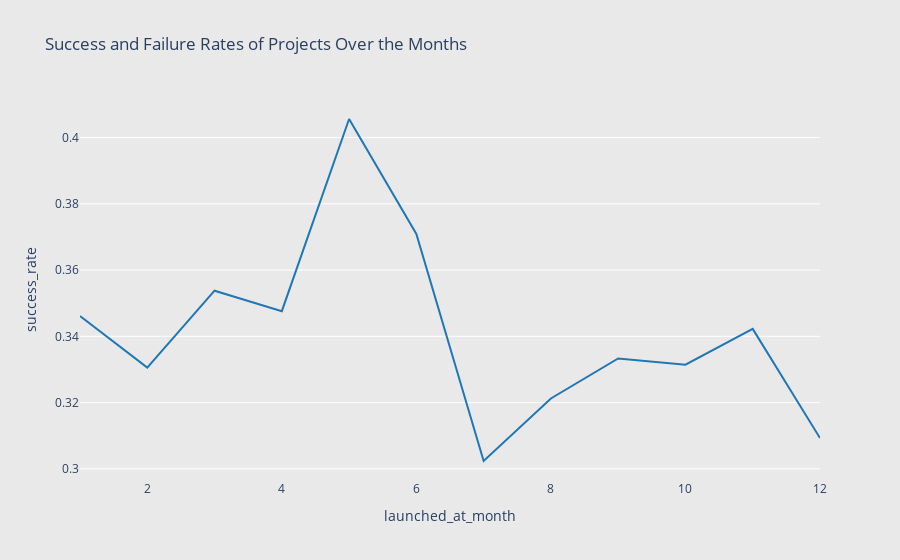

Here is the notebook cell this chart was saved with:
### Markdown cell above
Monthly Trend of Success Rate

### Code cell
monthly_state_counts = df.groupby(['launched_at_month', 'state']).size().unstack(fill_value=0)
monthly_state_counts['success_rate'] = monthly_state_counts['successful'] / (monthly_state_counts['successful'] + monthly_state_counts['failed'])

# Creating a line plot for success rate and failure rate over the years
fig = px.line(monthly_state_counts, x=monthly_state_counts.index, y='success_rate',
              title='Success and Failure Rates of Projects Over the Months',
              color_discrete_sequence=['#1f77b4'])

# format the layout
fig.update_layout(
    xaxis=dict(showgrid=False, zeroline=False),
    yaxis=dict(zeroline=False, gridcolor='white'),
    paper_bgcolor='rgb(233,233,233)',
    plot_bgcolor='rgb(233,233,233)',
)

# Show the plot
fig.show()

### Figure 1 — Plotly figure (JSON) as saved in the notebook; plotly's stock layout.template omitted (floating-point values rounded to 4 significant figures)
{"data": [{"hovertemplate": "launched_at_month=%{x}<br>success_rate=%{y}<extra></extra>", "legendgroup": "", "line": {"color": "#1f77b4", "dash": "solid"}, "marker": {"symbol": "circle"}, "mode": "lines", "name": "", "orientation": "v", "showlegend": false, "type": "scatter", "x": [1, 2, 3, 4, 5, 6, 7, 8, 9, 10, 11, 12], "xaxis": "x", "y": [0.3461, 0.3306, 0.3538, 0.3476, 0.4056, 0.3709, 0.3024, 0.3213, 0.3333, 0.3314, 0.3423, 0.3093], "yaxis": "y"}], "layout": {"legend": {"tracegroupgap": 0}, "paper_bgcolor": "rgb(233,233,233)", "plot_bgcolor": "rgb(233,233,233)", "title": {"text": "Success and Failure Rates of Projects Over the Months"}, "xaxis": {"anchor": "y", "domain": [0, 1], "showgrid": false, "title": {"text": "launched_at_month"}, "zeroline": false}, "yaxis": {"anchor": "x", "domain": [0, 1], "gridcolor": "white", "title": {"text": "success_rate"}, "zeroline": false}}}
